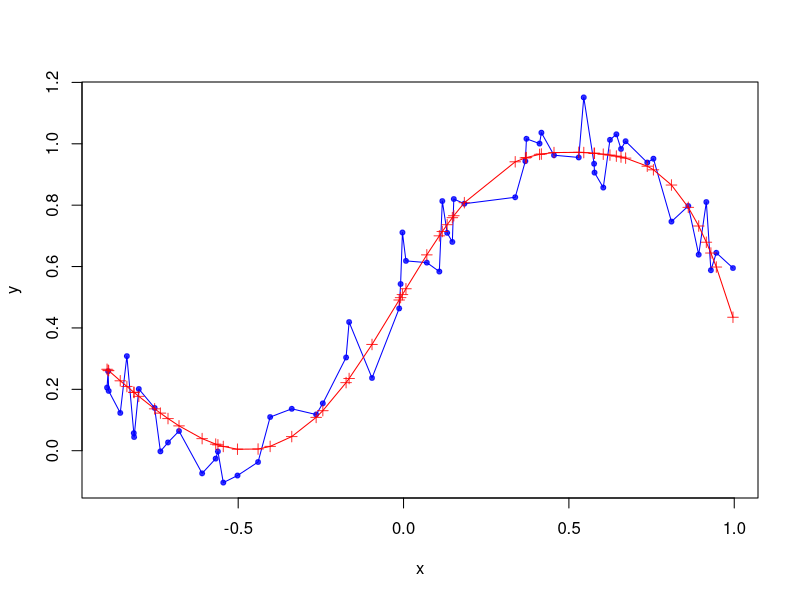
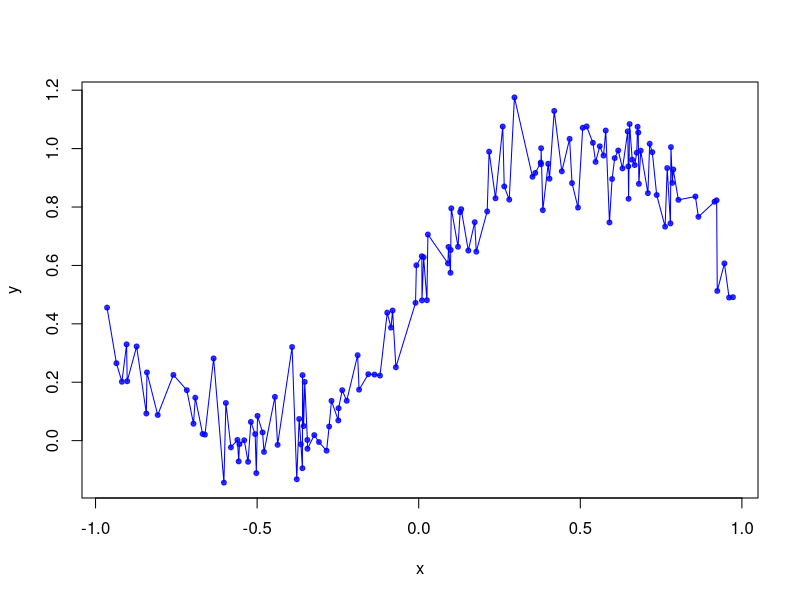

Recreate these plots in R, in order.
## Michal Ramsza
## Proste wykorzystanie pakietu nnet
## i caret do automatycznej budowy modelu

## Wgranie koniecznych bibliotek
require(nnet)
require(caret)
# require(doMC)
# registerDoMC(2)

## Funkcja do tworzenia danych
data.create <- function(range, c=1, n=100, s=1){
	x <- runif(n, min(range), max(range));
	x <- sort(x);
	y <- 0.5 + 0.5*sin(c*x)+rnorm(length(x), 0, s);
	data.frame(x=x, y=y)
}

## Tworzenie danych
data <- data.create(c(-1,1), c=3, s=.1, n=200)
ind <- createDataPartition(data$y, p=.7, list=FALSE)
data.train <- data[ind,]
data.test <- data[-ind,]

## Tworzenie zakresu parametrow
## definiujacych siec neuronowa

new.grid <- expand.grid(.decay=seq(0,.1, length.out=5),
	.size=2:20)

## Automatyczne dobieranie struktury
## sieci neuronowej z kontrola metody
ctrl <- trainControl(method = "boot",
	verboseIter=TRUE)
	
data.fit <- train( y ~ x, 
	data=data.train,
	method="nnet",
	trControl=ctrl,
	tuneGrid=new.grid,
	trace=FALSE,
	maxit=10^3,
	linout=TRUE)

## Zachowanie nauczonej sieci na
## zbiorze testowym
data.pred <- predict(data.fit, data.test)

## Wizualizacja proby testowej i predykcji
png(file="ex_06_7_fig_1.png")
plot(data.test,
     pch=20, col=rgb(0,0,1,.8))
lines( data.test, col="blue")
points(data.test$x, data.pred,
       pch=3,
       col=rgb(1, 0, 0, .8))
lines( data.test$x, data.pred,
      col="red")
dev.off()

## Wizualizacja proby uczacej
png(file="ex_06_7_fig_2.png")
plot(data.train,
     pch=20, col=rgb(0,0,1,.8))
lines( data.train, col="blue")
dev.off()
